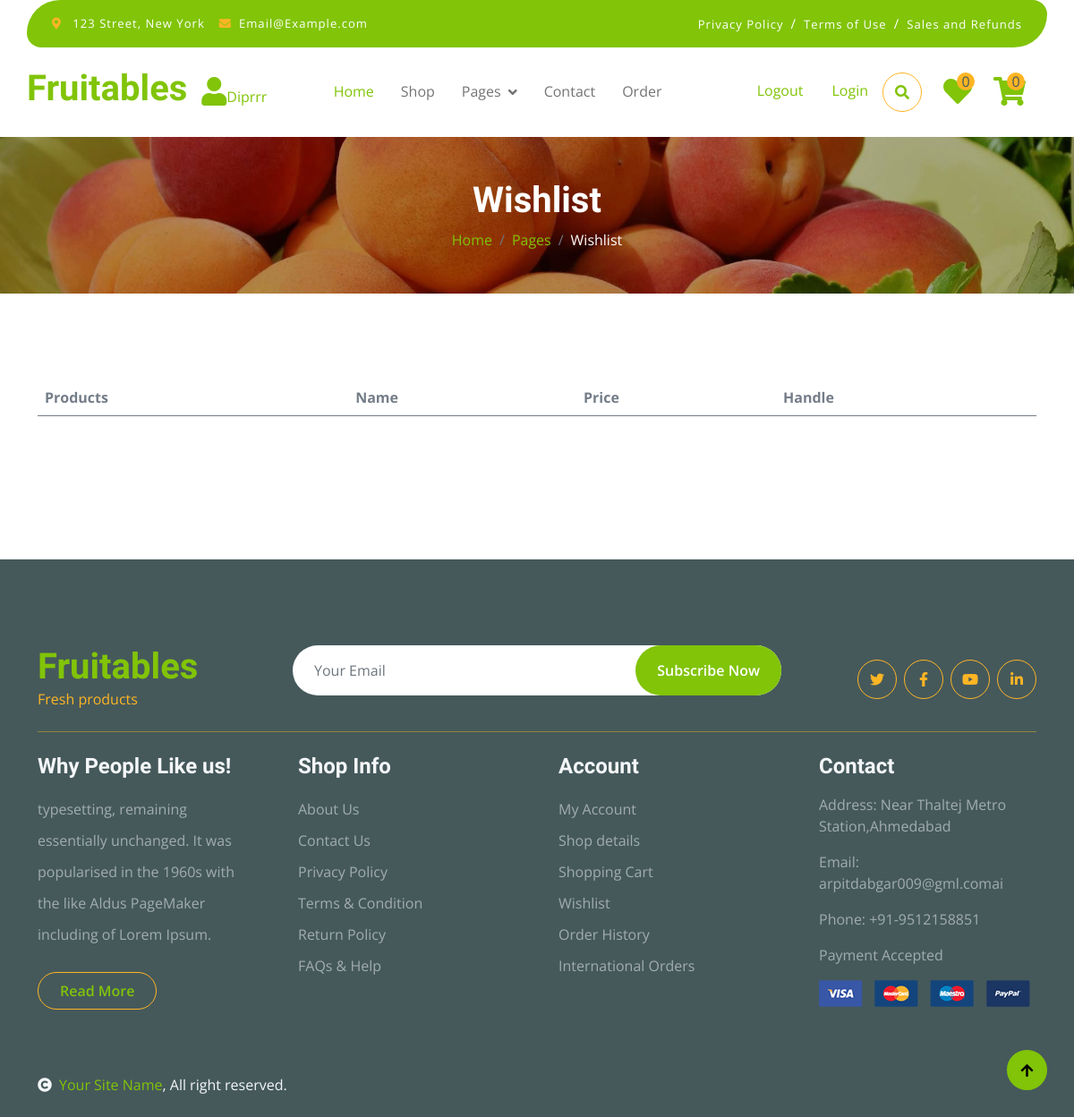
The page /wishlist (signed in) on the database as committed earlier.
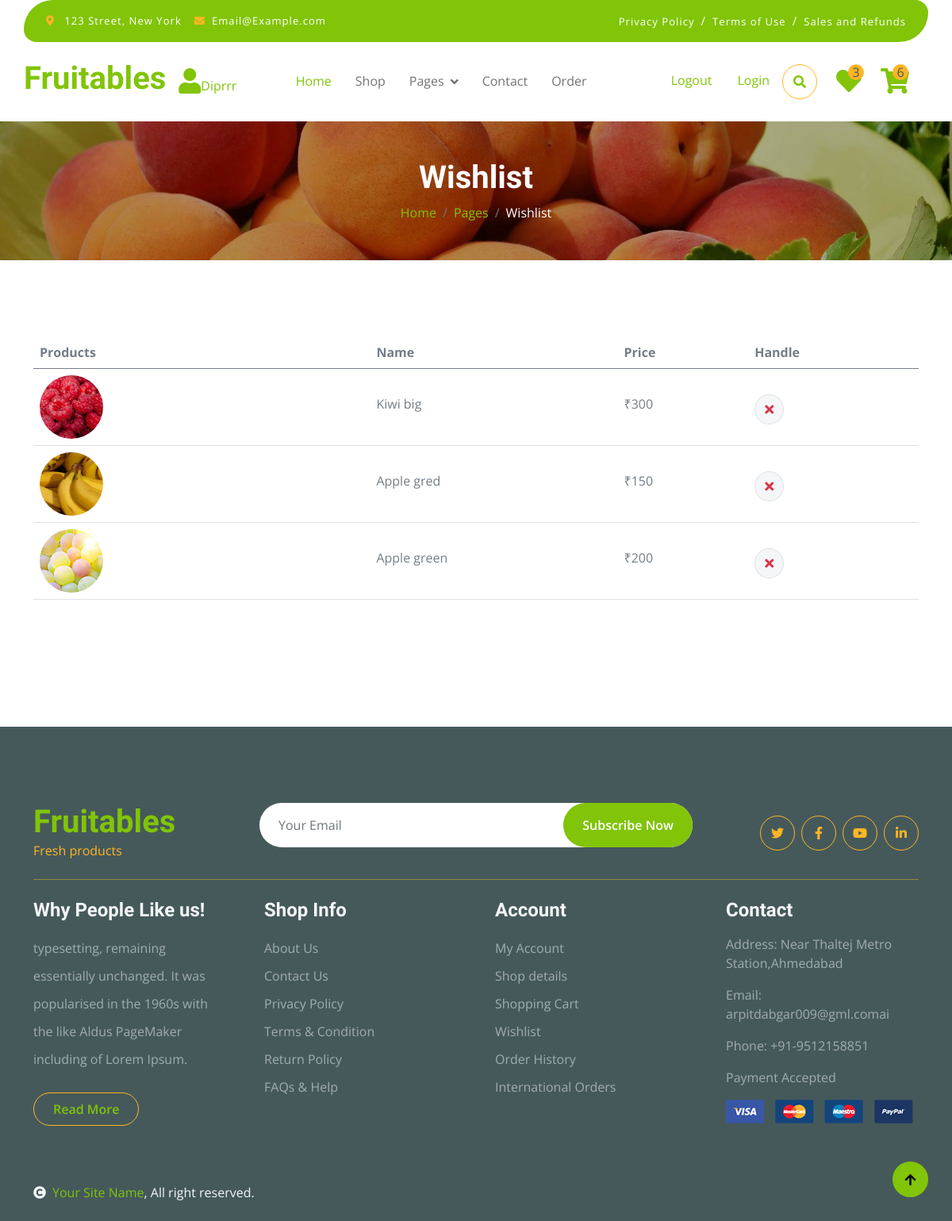
The same page on the database as committed later.
### myapp/models.py (models this page shows, shortened)
class Add_to_wishlist(models.Model):
    user_id=models.ForeignKey(User,on_delete=models.CASCADE,blank=True,null=True)
    product_id=models.ForeignKey(Product,on_delete=models.CASCADE,blank=True,null=True)
    image=models.ImageField(upload_to="madia",blank=True,null=True)
    name=models.CharField(max_length=50,blank=True,null=True)
    price=models.IntegerField()

### myapp/views.py (the view)
# urls.py: path('wishlist', views.wishlist, name='wishlist'),
def wishlist(request):
    if "email" in request.session:
        uid=User.objects.get(email=request.session["email"])
        wish_item=Add_to_wishlist.objects.filter(user_id=uid)
        wish_count=Add_to_wishlist.objects.filter(user_id=uid).count()
        cart_count=Add_to_cart.objects.filter(user_id=uid).count()
        con={"wish_item":wish_item,"wish_count":wish_count,"cart_count":cart_count,"uid":uid}
        return render(request,"wishlist.html",con)
    else:
        return render(request,"login.html")

### myapp/templates/wishlist.html (shortened to what this page needs)
{% extends "index.html" %}
{% load static %}
{% block content %}
        <div class="container-fluid page-header py-5">
            <h1 class="text-center text-white display-6">Wishlist</h1>
            <ol class="breadcrumb justify-content-center mb-0">
                <li class="breadcrumb-item"><a href="#">Home</a></li>
                <li class="breadcrumb-item"><a href="#">Pages</a></li>
                <li class="breadcrumb-item active text-white">Wishlist</li>
            </ol>
        </div>
        <div class="container-fluid py-5">
            <div class="container py-5">
                <div class="table-responsive">
                    <table class="table">
                        <thead>
                          <tr>
                            <th scope="col">Products</th>
                            <th scope="col">Name</th>
                            <th scope="col">Price</th>
                            <th scope="col">Handle</th>
                          </tr>
                        </thead>
                        <tbody>
                            {% for i in wish_item %}
                            <tr>
                                <th scope="row">
                                    <div class="d-flex align-items-center">
                                        <img src="{{i.image.url}}" class="img-fluid me-5 rounded-circle" style="width: 80px; height: 80px;" alt="">
                                    </div>
                                </th>
                                <td>
                                    <p class="mb-0 mt-4">{{i.name}}</p>
                                </td>
                                <td>
                                    <p class="mb-0 mt-4">₹{{i.price}}</p>
                                </td>
                                <td>
                                    <a href="{% url 'delete_wishlist' i.id %}">
                                    <button class="btn btn-md rounded-circle bg-light border mt-4" >
                                        <i class="fa fa-times text-danger"></i>
                                    </button>
                                    </a>
                                </td>
                            </tr>
                            {% endfor %}
                        </tbody>
                    </table>
                </div>
            </div>
        </div>
{% endblock %}

### myapp/templates/index.html (shortened to what the changed rows need)
{% load static %}
<!DOCTYPE html>
<html lang="en">
    <head>
        <link rel="stylesheet" href="https://use.fontawesome.com/releases/v5.15.4/css/all.css"/>
        <link href="https://cdn.jsdelivr.net/npm/bootstrap-icons@1.4.1/font/bootstrap-icons.css" rel="stylesheet">
        <link href="{% static 'lib/lightbox/css/lightbox.min.css' %}" rel="stylesheet">
        <link href="{% static 'lib/owlcarousel/assets/owl.carousel.min.css' %}" rel="stylesheet">
        <link href="{% static 'css/bootstrap.min.css' %}" rel="stylesheet">
        <link href="{% static 'css/style.css' %}" rel="stylesheet">
    </head>
    <body>
        <div class="container-fluid fixed-top">
            <div class="container px-0">
                <nav class="navbar navbar-light bg-white navbar-expand-xl">
                    <a href="{% url 'index' %}" class="navbar-brand"><h1 class="text-primary display-6">Fruitables</h1></a>
                    <div class="collapse navbar-collapse bg-white" id="navbarCollapse">
                        <div class="d-flex m-3 me-0">
                            <a href="{% url 'wishlist' %}" class="position-relative me-4 my-auto">
                                <i class="fa fa-heart fa-2x"></i>
                                <span class="position-absolute bg-secondary rounded-circle d-flex align-items-center justify-content-center text-dark px-1" style="top: -5px; left: 15px; height: 20px; min-width: 20px;">{{wish_count}}</span>
                            </a>
                            <a href="{% url 'cart' %}" class="position-relative me-4 my-auto">
                                <i class="fa fa-shopping-cart fa-2x"></i>
                                <span class="position-absolute bg-secondary rounded-circle d-flex align-items-center justify-content-center text-dark px-1" style="top: -5px; left: 15px; height: 20px; min-width: 20px;">{{cart_count}}</span>
                            </a>
                        </div>
                    </div>
                </nav>
            </div>
        </div>
{% block content %}{% endblock %}
        <div class="container-fluid bg-dark text-white-50 footer pt-5 mt-5">
            <div class="container py-5">
                <div class="pb-4 mb-4" style="border-bottom: 1px solid rgba(226, 175, 24, 0.5) ;">
                    <div class="row g-4">
                        <div class="col-lg-3">
                            <a href="#">
                                <h1 class="text-primary mb-0">Fruitables</h1>
                            </a>
                        </div>
                    </div>
                </div>
            </div>
        </div>
    </body>
</html>

Rows that differ between the two databases and show on the page:
added Add_to_wishlist: image (picture), name "Kiwi big", price "300"
added Add_to_wishlist: image (picture), name "Apple gred", price "150"
added Add_to_wishlist: image (picture), name "Apple green", price "200"
Other text that changed with them:
{{ wish_count }}: "0" → "3"
{{ cart_count }}: "0" → "6"
